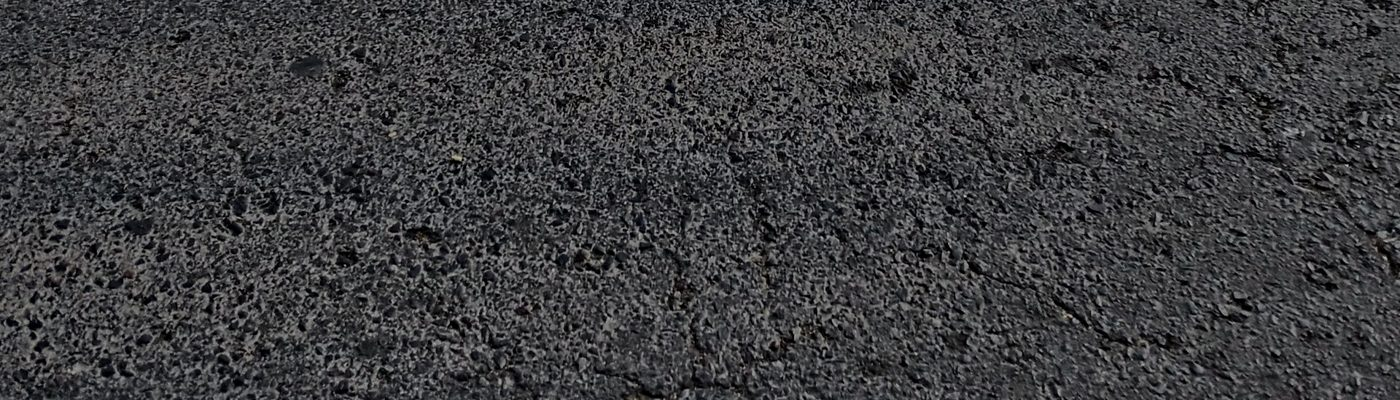
#> input picture presentacion/videos/golpe/assets/asfalto.jpg, 1400 x 400 px, given in place of 14.jpg, which was not available
$ python preparar-fotos.py ../videos/golpe/assets ../videos/golpe/assets/hueco.jpg
#> lines starting #> are read from the running program, lines starting #| are printed output that depends on the picture; after the words box and inside, x2 and y2 are one past the last pixel; in counts of white or black regions, pixels touching at a corner belong together
"""Optimiza las fotos elegidas y simula el parche del "después".
Uso: python3 -I scripts/preparar-fotos.py <carpeta_con_originales> <salida>
Las imágenes "*-tapado" son SIMULACIONES y se etiquetan como tales en la presentación."""
import sys, random
from pathlib import Path
from PIL import Image, ImageDraw, ImageFilter, ImageChops, ImageEnhance
import numpy as np

src, out = Path(sys.argv[1]), Path(sys.argv[2])
out.mkdir(parents=True, exist_ok=True)

def load(n, w=1920):
#> called with n = '14', w = 1920
    im = Image.open(src / f"{n}.jpg").convert("RGB")
#> im is the input picture: PIL image 1400x400 RGB; mean R, G, B 62.1, 62.2, 64.4
    if im.width > w:
        im = im.resize((w, round(im.height * w / im.width)), Image.LANCZOS)
    return im

def patch(im, quad, seed=1, dark=.52):
    """Parche de corte recto, como uno real: clona la textura del mismo asfalto y la oscurece."""
#> called with seed = 3, dark = 0.52
    W, H = im.size
#> W = 1400; H = 400
    rnd = random.Random(seed)
    arr = np.asarray(im, dtype=np.float32)
    # Textura de un trozo limpio (parte baja de la foto), sin su iluminación
    y0 = int(H * .68)
#> y0 = 272
    band_im = im.crop((0, y0, W, H))
    band = np.asarray(band_im, dtype=np.float32)
    low = np.asarray(band_im.filter(ImageFilter.GaussianBlur(W / 80)), dtype=np.float32)
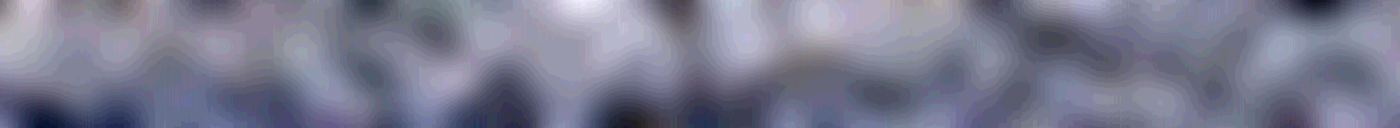
#> low: shape (128, 1400, 3) float32; mean R, G, B 62, 62.1, 64.2; drawn with min black and max white
    # El grano se calcula antes de repetir, para que la unión no deje una franja
    g1 = (band - low).mean(axis=2, keepdims=True) * .72
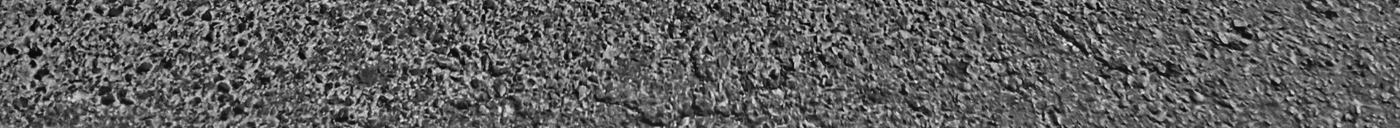
#> g1: shape (128, 1400, 1) float32; min -52.32, max 85.92, mean 0; drawn with min black and max white
    reps = H // band.shape[0] + 1
#> reps = 4
    grain = np.concatenate([g1] * reps, axis=0)[:H]
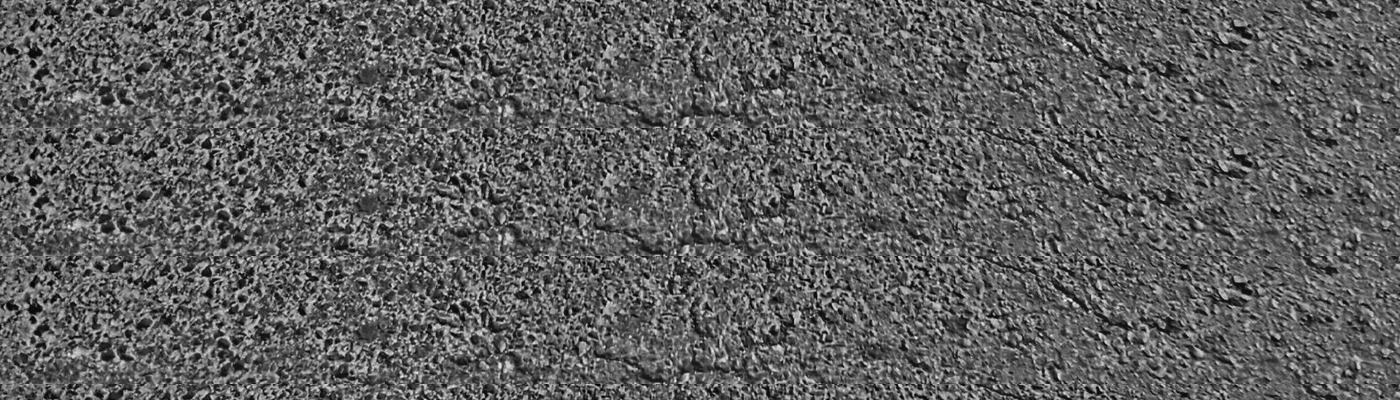
#> grain: shape (400, 1400, 1) float32; min -52.32, max 85.92, mean 0; drawn with min black and max white
    # Luz de la escena alrededor del hueco
    pts = [(x * W, y * H) for x, y in quad]
    hole = Image.new("L", (W, H), 0)
#> hole: PIL image 1400x400 L; every value is 0
    ImageDraw.Draw(hole).polygon(pts, fill=255)
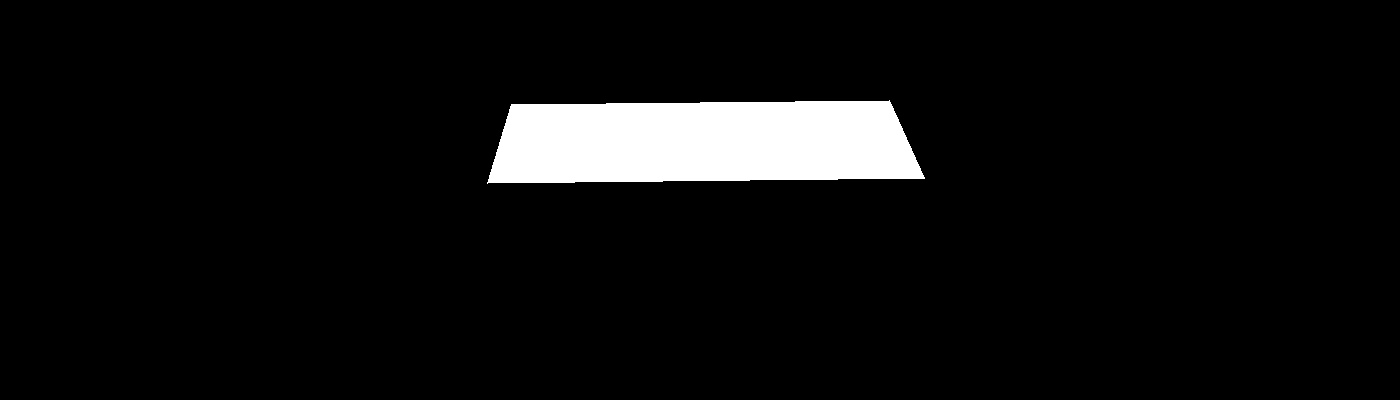
#> hole: PIL image 1400x400 L; 5.7% white; 1 white region, box (x1, y1, x2, y2) and area: (487, 100, 925, 184) 32096
    hole_big = hole.filter(ImageFilter.GaussianBlur(W / 45)).point(lambda v: 255 if v > 8 else 0)
#> hole_big: PIL image 1400x400 L; 16.5% white; 1 white region, box (x1, y1, x2, y2) and area: (443, 44, 965, 240) 92157
    # relleno de la luz: promedio de lo que rodea, sin contar el hueco
    sm = im.filter(ImageFilter.GaussianBlur(W / 22))
    w_mask = np.asarray(hole_big.filter(ImageFilter.GaussianBlur(W / 22)), dtype=np.float32)[..., None] / 255
    around = np.asarray(sm, dtype=np.float32)
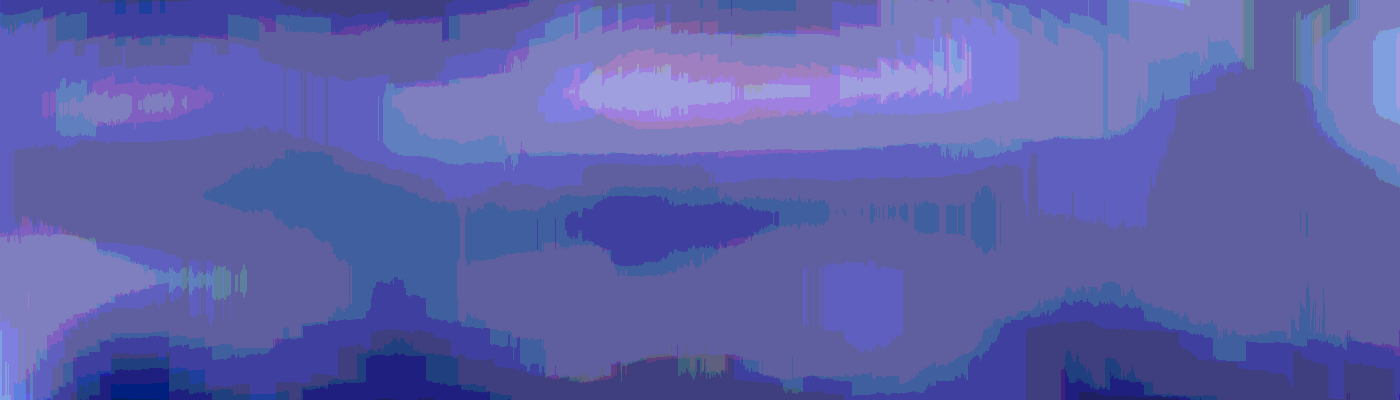
#> around: shape (400, 1400, 3) float32; mean R, G, B 61.8, 62, 64.4; drawn with min black and max white
    mean_out = arr[np.asarray(hole_big) == 0].mean(axis=0)
#> mean_out = [61.99, 62.08, 64.27]
    light = around * (1 - w_mask) + mean_out * w_mask
    fresh = light * dark + grain
    fresh = np.clip(fresh, 0, 255)
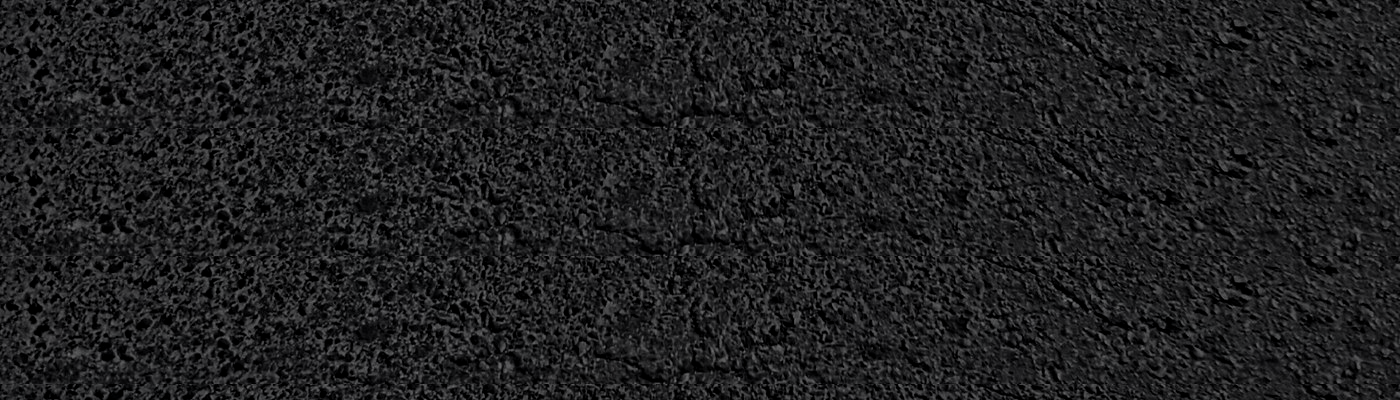
#> fresh: shape (400, 1400, 3) float32; mean R, G, B 32.7, 32.8, 33.9
    # Bordes con pequeño temblor, no perfectamente rectos
    m = Image.new("L", (W, H), 0)
    jit = []
    for i in range(4):
        (ax, ay), (bx, by) = pts[i], pts[(i + 1) % 4]
        for k in range(26):
            t = k / 26
            jit.append((ax + (bx - ax) * t + rnd.uniform(-1, 1) * W / 700, ay + (by - ay) * t + rnd.uniform(-1, 1) * W / 700))
#> this loop made 4 passes
#> (ax, ay, bx, by) on passes 1 to 4: (511, 104.8, 889, 100.8), (889, 100.8, 924, 178.8), (924, 178.8, 487.2, 183.2), (487.2, 183.2, 511, 104.8)
#> after the loop, jit = 104 pairs, first value 487.5 to 925.8, second value 100.4 to 183
    ImageDraw.Draw(m).polygon(jit, fill=255)
#> m: PIL image 1400x400 L; 5.7% white; 1 white region, box (x1, y1, x2, y2) and area: (487, 100, 926, 183) 31880
    soft = np.asarray(m.filter(ImageFilter.GaussianBlur(W / 1500)), dtype=np.float32)[..., None] / 255
    out_arr = arr * (1 - soft) + fresh * soft
    # Junta de sello
    ring = Image.new("L", (W, H), 0)
    ImageDraw.Draw(ring).line(jit + jit[:1], fill=170, width=max(3, W // 420))
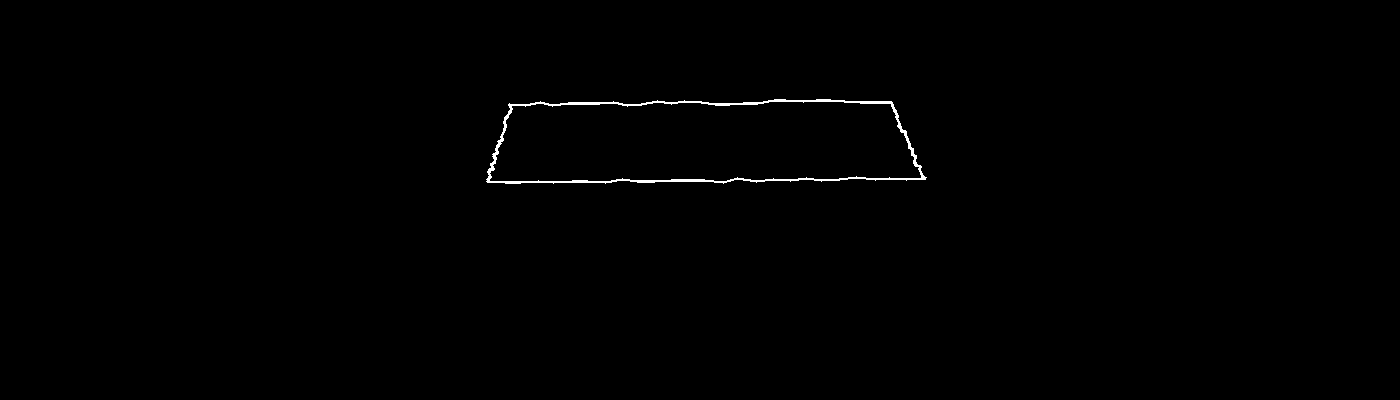
#> ring: PIL image 1400x400 L; values 0 (black) and 170 (white), 0.43% white in thin lines or dots, all inside (x1, y1, x2, y2) = (486, 99, 927, 184)
    r = np.asarray(ring.filter(ImageFilter.GaussianBlur(W / 1300)), dtype=np.float32)[..., None] / 255
    out_arr = out_arr * (1 - r) + np.array([17, 18, 19], dtype=np.float32) * r
    return Image.fromarray(np.clip(out_arr, 0, 255).astype(np.uint8))

JOBS = {
    "14": ("bache-moto", ([(.365, .262), (.635, .252), (.660, .447), (.348, .458)], 3)),
    "3": ("bache-calle", ([(.195, .285), (.905, .275), (.935, .640), (.170, .650)], 4)),
    "25": ("bache-hondo", ([(.110, .235), (.875, .215), (.900, .665), (.090, .690)], 5)),
}
# Usa la foto ya optimizada si existe; si no, parte del original descargado.
for n, (name, p) in JOBS.items():
    base = out / f"{name}.jpg"
    if base.exists():
        im = Image.open(base).convert("RGB")
    else:
        im = load(n)
        im.save(base, quality=84, optimize=True, progressive=True)
    patch(im, *p).save(out / f"{name}-tapado.jpg", quality=84, optimize=True, progressive=True)
#> pass 2 of the loop `for n, (name, p) in JOBS.items():`:
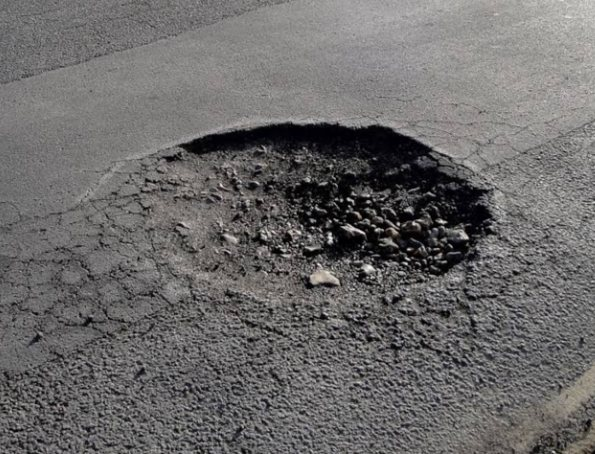
#> input picture presentacion/videos/golpe/assets/hueco.jpg, 595 x 454 px, given in place of 3.jpg, which was not available
#> in load, im is the input picture: PIL image 595x454 RGB; mean R, G, B 107.6, 106, 105.6
#> arr: shape (454, 595, 3) float32
#> band_im: PIL image 595x146 RGB
#> band: shape (146, 595, 3) float32
#> low: shape (146, 595, 3) float32
#> g1: shape (146, 595, 1) float32
#> grain: shape (454, 595, 1) float32
#> hole_big: PIL image 595x454 L; 38.1% white; 1 white region, box (x1, y1, x2, y2) and area: (79, 101, 579, 319) 103048
#> sm: PIL image 595x454 RGB
#> w_mask: shape (454, 595, 1) float32
#> around: shape (454, 595, 3) float32
#> mean_out = [116.4, 114.9, 114.5]
#> light: shape (454, 595, 3) float32
#> in patch (call 2), `fresh = np.clip(fresh, 0, 255)`:
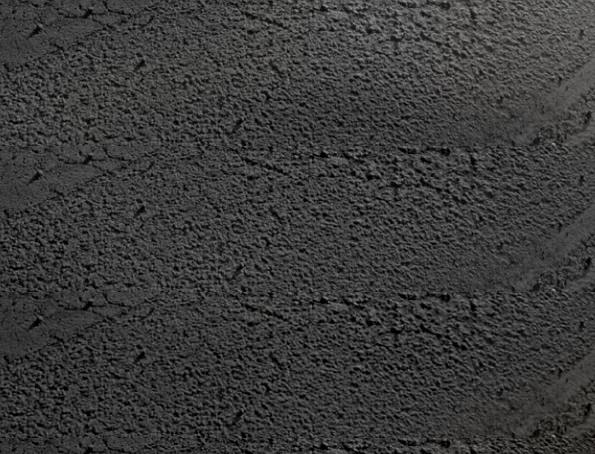
#> fresh: shape (454, 595, 3) float32; mean R, G, B 60.1, 59.4, 59.1
#> the loop in patch (call 2), `for i in range(4):` made 4 passes
#> (ax, ay, bx, by) on passes 1 to 4: (116, 129.4, 538.5, 124.9), (538.5, 124.9, 556.3, 290.6), (556.3, 290.6, 101.2, 295.1), (101.2, 295.1, 116, 129.4)
#> after the loop in patch (call 2), `for i in range(4):`: jit = 104 pairs, first value 101.3 to 556.5, second value 124.6 to 295.4
#> m: PIL image 595x454 L; 27% white; 1 white region, box (x1, y1, x2, y2) and area: (101, 124, 557, 296) 73050
#> soft: shape (454, 595, 1) float32
#> in patch (call 2), `ImageDraw.Draw(ring).line(jit + jit[:1], fill=170, width=max(3, W // 4..`:
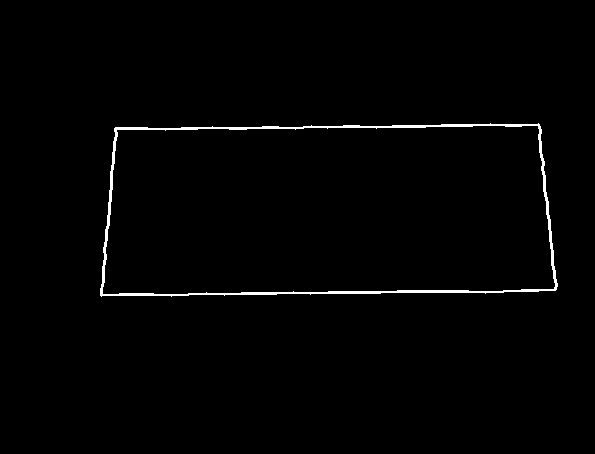
#> ring: PIL image 595x454 L; values 0 (black) and 170 (white), 1.2% white; 1 white region, box (x1, y1, x2, y2) and area: (100, 123, 558, 297) 3150
#> r: shape (454, 595, 1) float32

OTRAS = {"22": "bache-charco", "38": "bache-grieta", "9": "bache-noche", "10": "bache-tapa", "75": "guate-noche", "80": "guate-aerea", "69": "guate-calle", "138": "cuadrilla-cruce"}
for n, name in OTRAS.items():
    if not (out / f"{name}.jpg").exists():
        load(n).save(out / f"{name}.jpg", quality=82, optimize=True, progressive=True)
#> (the run stopped early here; a loop or call above may not have finished)
